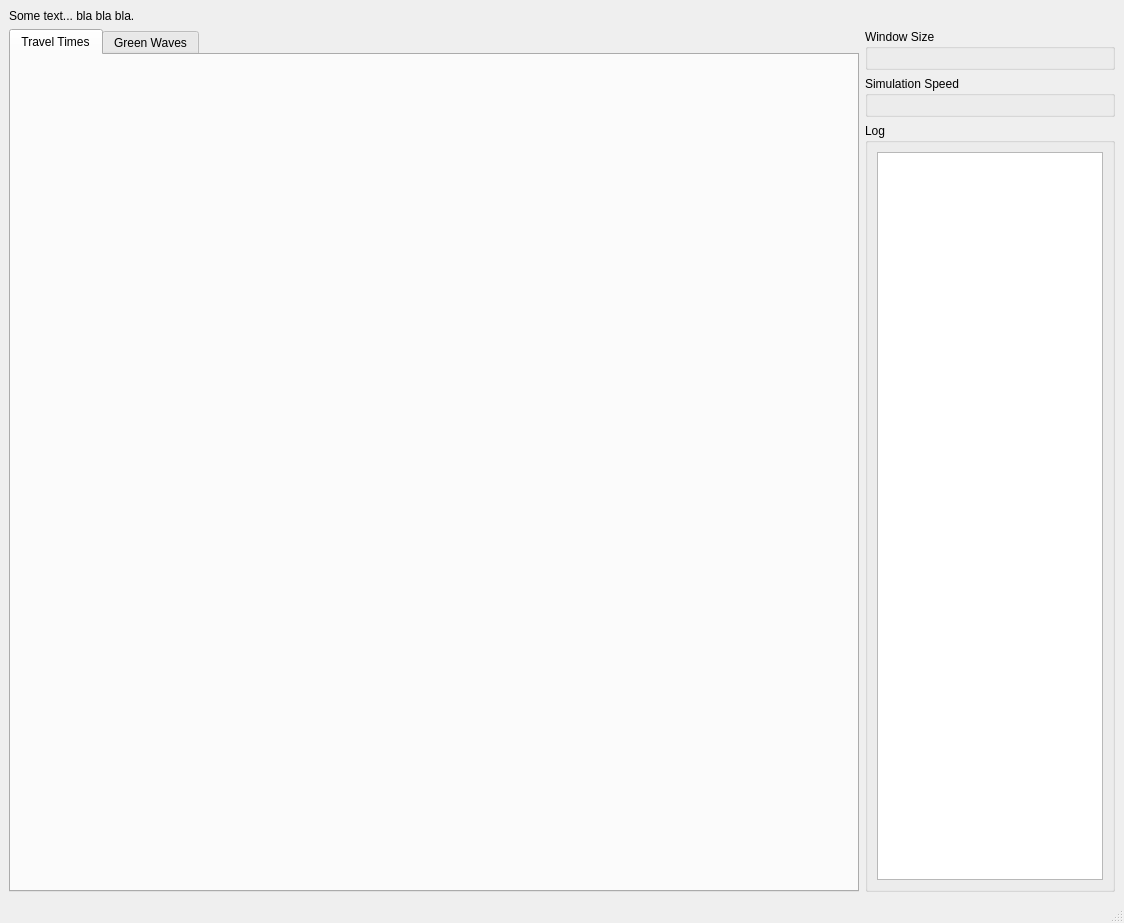
<?xml version="1.0" encoding="UTF-8"?>
<ui version="4.0">
 <class>MainWindow</class>
 <widget class="QMainWindow" name="MainWindow">
  <property name="geometry">
   <rect>
    <x>0</x>
    <y>0</y>
    <width>1124</width>
    <height>923</height>
   </rect>
  </property>
  <property name="windowTitle">
   <string>MainWindow</string>
  </property>
  <widget class="QWidget" name="centralwidget">
   <property name="layoutDirection">
    <enum>Qt::LeftToRight</enum>
   </property>
   <layout class="QHBoxLayout" name="horizontalLayout">
    <item>
     <layout class="QVBoxLayout" name="verticalLayout">
      <item>
       <widget class="QLabel" name="lbl_title">
        <property name="maximumSize">
         <size>
          <width>16777215</width>
          <height>20</height>
         </size>
        </property>
        <property name="text">
         <string>Some text... bla bla bla.</string>
        </property>
       </widget>
      </item>
      <item>
       <layout class="QHBoxLayout" name="horizontalLayout_2">
        <item>
         <widget class="QTabWidget" name="tabWidget">
          <property name="currentIndex">
           <number>0</number>
          </property>
          <widget class="QWidget" name="tab">
           <attribute name="title">
            <string>Travel Times</string>
           </attribute>
           <layout class="QHBoxLayout" name="horizontalLayout_5">
            <item>
             <layout class="QGridLayout" name="grid_tab_travels"/>
            </item>
           </layout>
          </widget>
          <widget class="QWidget" name="tab_2">
           <attribute name="title">
            <string>Green Waves</string>
           </attribute>
           <layout class="QHBoxLayout" name="horizontalLayout_3">
            <item>
             <layout class="QGridLayout" name="grid_green_waves"/>
            </item>
           </layout>
          </widget>
         </widget>
        </item>
        <item>
         <layout class="QVBoxLayout" name="verticalLayout_4">
          <property name="sizeConstraint">
           <enum>QLayout::SetDefaultConstraint</enum>
          </property>
          <property name="leftMargin">
           <number>0</number>
          </property>
          <item>
           <widget class="QGroupBox" name="groupBox">
            <property name="title">
             <string>Window Size</string>
            </property>
            <layout class="QVBoxLayout" name="verticalLayout_6">
             <item>
              <layout class="QVBoxLayout" name="window_size_layout"/>
             </item>
            </layout>
           </widget>
          </item>
          <item>
           <widget class="QGroupBox" name="groupBox_3">
            <property name="title">
             <string>Simulation Speed</string>
            </property>
            <layout class="QVBoxLayout" name="verticalLayout_7">
             <item>
              <layout class="QVBoxLayout" name="sim_speed_layout"/>
             </item>
            </layout>
           </widget>
          </item>
          <item>
           <widget class="QGroupBox" name="groupBox_2">
            <property name="minimumSize">
             <size>
              <width>250</width>
              <height>0</height>
             </size>
            </property>
            <property name="maximumSize">
             <size>
              <width>250</width>
              <height>16777215</height>
             </size>
            </property>
            <property name="title">
             <string>Log</string>
            </property>
            <layout class="QHBoxLayout" name="horizontalLayout_4">
             <item>
              <widget class="QTextEdit" name="text_log">
               <property name="readOnly">
                <bool>true</bool>
               </property>
              </widget>
             </item>
            </layout>
           </widget>
          </item>
         </layout>
        </item>
       </layout>
      </item>
     </layout>
    </item>
   </layout>
  </widget>
  <widget class="QMenuBar" name="menubar">
   <property name="geometry">
    <rect>
     <x>0</x>
     <y>0</y>
     <width>1124</width>
     <height>25</height>
    </rect>
   </property>
  </widget>
  <widget class="QStatusBar" name="statusbar"/>
 </widget>
 <resources/>
 <connections/>
</ui>
